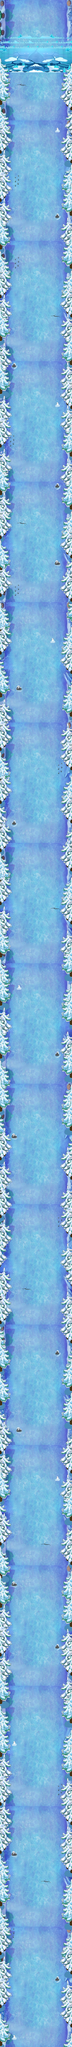

Below is a game level as drawn by its tile map, then a one-line description and the .tmx that defines it (tile-layer data replaced by summaries):
An orthogonal 15x425 tile map with 32x32 px tiles, 5 tile layers (Background, Background1, Background2, Decorate1, ...), 3 tilesets and 366 objects (74x 5, 17x 4, 2x 1, 2, 3, ...).

<map version="1.0" orientation="orthogonal" width="15" height="425" tilewidth="32" tileheight="32">
 <tileset firstgid="1" name="xue" tilewidth="32" tileheight="32">
  <image source="xue.jpg" width="480" height="800" />
 </tileset>
 <tileset firstgid="376" name="xued_s" tilewidth="32" tileheight="32">
  <image source="xued_s.png" width="416" height="224" />
 </tileset>
 <tileset firstgid="467" name="xue_BOSS" tilewidth="32" tileheight="32">
  <image source="xue_BOSS.png" width="480" height="224" />
 </tileset>
 <layer name="Background" width="15" height="425">
  <data>[6375 cells, 6375 non-empty, 375 distinct tile ids]</data>
 </layer>
 <layer name="Background1" width="15" height="425">
  <data>[6375 cells, 335 non-empty, 28 distinct tile ids]</data>
 </layer>
 <layer name="Background2" width="15" height="425">
  <data>[6375 cells, 135 non-empty, 105 distinct tile ids]</data>
 </layer>
 <objectgroup name="Objects" width="15" height="425">
  <object name="1" x="91" y="13571" width="282" height="20" />
  <object name="2" x="125" y="12774" width="281" height="20" />
  <object name="3" x="118" y="11972" width="244" height="19" />
  <object name="4" x="118" y="11172" width="244" height="19" />
  <object name="5" x="120" y="10371" width="244" height="19" />
  <object name="6" x="158" y="9570" width="244" height="19" />
  <object name="7" x="132" y="8774" width="244" height="19" />
  <object name="8" x="121" y="7974" width="244" height="19" />
  <object name="9" x="137" y="7169" width="244" height="19" />
  <object name="10" x="123" y="6376" width="244" height="19" />
  <object name="11" x="123" y="5575" width="244" height="19" />
  <object name="12" x="128" y="4770" width="244" height="19" />
  <object name="13" x="104" y="3977" width="244" height="19" />
  <object name="14" x="91" y="3172" width="244" height="19" />
  <object name="15" x="111" y="2372" width="244" height="19" />
  <object name="16" x="117" y="1572" width="244" height="19" />
  <object name="17" x="104" y="961" width="244" height="19" />
 </objectgroup>
 <objectgroup name="Enemys" width="15" height="425">
  <object x="217" y="1064">
   <properties>
    <property name="random" value="55" />
   </properties>
  </object>
  <object x="66" y="1167" width="332" height="12">
   <properties>
    <property name="random" value="100" />
   </properties>
  </object>
  <object x="139" y="1217">
   <properties>
    <property name="random" value="101" />
   </properties>
  </object>
  <object x="294" y="1218">
   <properties>
    <property name="random" value="102" />
   </properties>
  </object>
  <object x="223" y="2227">
   <properties>
    <property name="random" value="41,33" />
   </properties>
  </object>
  <object x="271" y="12562">
   <properties>
    <property name="random" value="10,11,13,14" />
   </properties>
  </object>
  <object name="5" x="148" y="10077">
   <properties>
    <property name="random" value="10,11,13,14" />
   </properties>
  </object>
  <object x="66" y="4124">
   <properties>
    <property name="random" value="36" />
    <property name="type" value="0" />
   </properties>
  </object>
  <object name="5" x="270" y="5667">
   <properties>
    <property name="random" value="10,11,13,14" />
   </properties>
  </object>
  <object x="165" y="9452">
   <properties>
    <property name="random" value="10,11,13,14" />
   </properties>
  </object>
  <object x="338" y="4632">
   <properties>
    <property name="random" value="10,11,13,14" />
   </properties>
  </object>
  <object x="338" y="13132">
   <properties>
    <property name="random" value="42" />
   </properties>
  </object>
  <object x="287" y="12983">
   <properties>
    <property name="random" value="10,11,13,14" />
   </properties>
  </object>
  <object x="79" y="6345">
   <properties>
    <property name="delay" value="10" />
    <property name="random" value="29" />
   </properties>
  </object>
  <object x="147" y="3102">
   <properties>
    <property name="random" value="42" />
   </properties>
  </object>
  <object x="327" y="3952">
   <properties>
    <property name="random" value="10,11,13,14" />
   </properties>
  </object>
  <object name="4" x="190" y="9320">
   <properties>
    <property name="random" value="37,38,37" />
   </properties>
  </object>
  <object x="136" y="7626">
   <properties>
    <property name="random" value="37,38,37" />
   </properties>
  </object>
  <object x="134" y="6172">
   <properties>
    <property name="random" value="37,38,37" />
   </properties>
  </object>
  <object x="313" y="12955">
   <properties>
    <property name="random" value="10,11,13,14" />
   </properties>
  </object>
  <object x="378" y="1856">
   <properties>
    <property name="random" value="36" />
    <property name="type" value="1" />
   </properties>
  </object>
  <object x="281" y="10099">
   <properties>
    <property name="random" value="10,11,13,14" />
   </properties>
  </object>
  <object x="338" y="1666">
   <properties>
    <property name="random" value="10,11,13,14" />
   </properties>
  </object>
  <object x="327" y="11744">
   <properties>
    <property name="random" value="10,11,13,14" />
   </properties>
  </object>
  <object x="107" y="11151">
   <properties>
    <property name="random" value="37,38,37" />
   </properties>
  </object>
  <object x="116" y="5556">
   <properties>
    <property name="random" value="10,11,13,14" />
   </properties>
  </object>
  <object name="4" x="227" y="12420">
   <properties>
    <property name="random" value="42" />
   </properties>
  </object>
  <object x="293" y="8599">
   <properties>
    <property name="random" value="10,11,13,14" />
   </properties>
  </object>
  <object name="5" x="271" y="7513">
   <properties>
    <property name="random" value="10,11,13,14" />
   </properties>
  </object>
  <object name="5" x="222" y="8450">
   <properties>
    <property name="random" value="10,11,13,14" />
   </properties>
  </object>
  <object x="99" y="3954">
   <properties>
    <property name="random" value="37,38,37" />
   </properties>
  </object>
  <object x="218" y="5467">
   <properties>
    <property name="random" value="32,47" />
   </properties>
  </object>
  <object x="353" y="2669">
   <properties>
    <property name="delay" value="10" />
    <property name="random" value="34,40" />
   </properties>
  </object>
  <object x="295" y="12589">
   <properties>
    <property name="random" value="10,11,13,14" />
   </properties>
  </object>
  <object x="185" y="12846">
   <properties>
    <property name="random" value="10,11,13,14" />
   </properties>
  </object>
  <object name="5" x="263" y="6021">
   <properties>
    <property name="random" value="10,11,13,14" />
   </properties>
  </object>
  <object name="5" x="253" y="11149">
   <properties>
    <property name="random" value="10,11,13,14" />
   </properties>
  </object>
  <object x="165" y="4537">
   <properties>
    <property name="random" value="10,11,13,14" />
   </properties>
  </object>
  <object x="50" y="9330">
   <properties>
    <property name="random" value="36" />
    <property name="type" value="0" />
   </properties>
  </object>
  <object x="140" y="13550">
   <properties>
    <property name="random" value="103,104,107" />
   </properties>
  </object>
  <object x="112" y="10638">
   <properties>
    <property name="random" value="37,38,37" />
   </properties>
  </object>
  <object name="4" x="93" y="4356">
   <properties>
    <property name="random" value="42" />
   </properties>
  </object>
  <object x="78" y="6867">
   <properties>
    <property name="random" value="36" />
    <property name="type" value="0" />
   </properties>
  </object>
  </objectgroup>
 <layer name="Decorate1" width="15" height="425">
  <data>[6375 cells, 1529 non-empty, 42 distinct tile ids]</data>
 </layer>
 <layer name="Decorate2" width="15" height="425">
  <data>[6375 cells, 1640 non-empty, 42 distinct tile ids]</data>
 </layer>
</map>
<!-- 306 of 366 objects omitted -->
